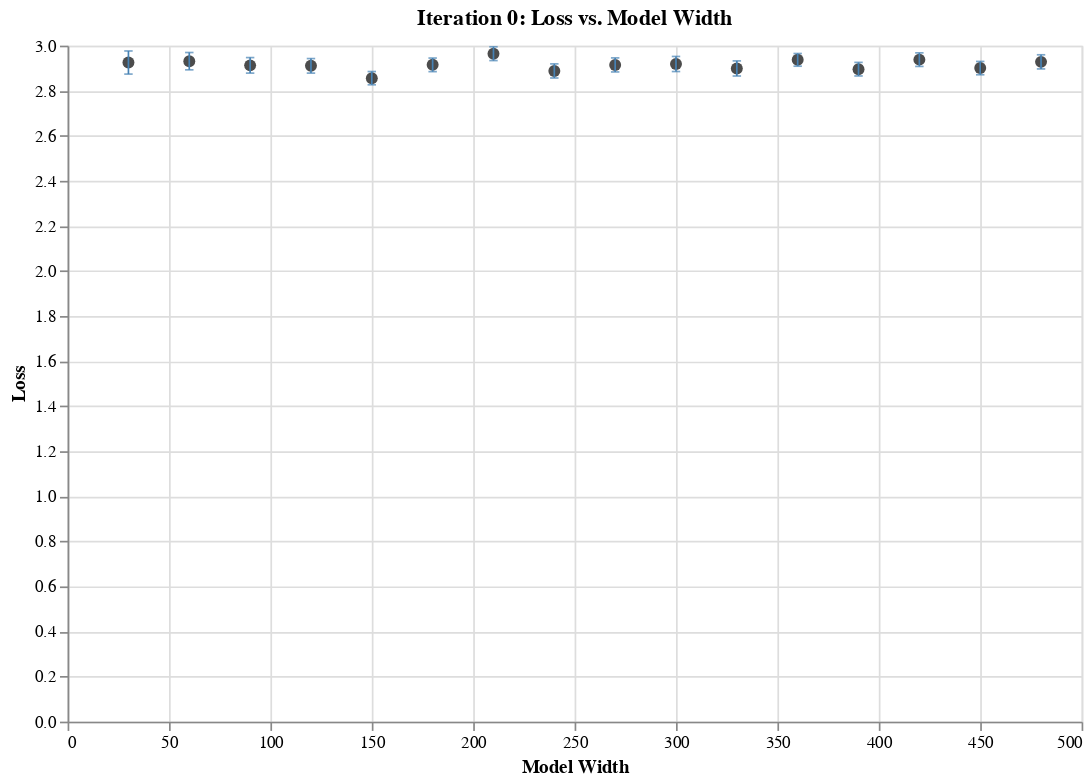
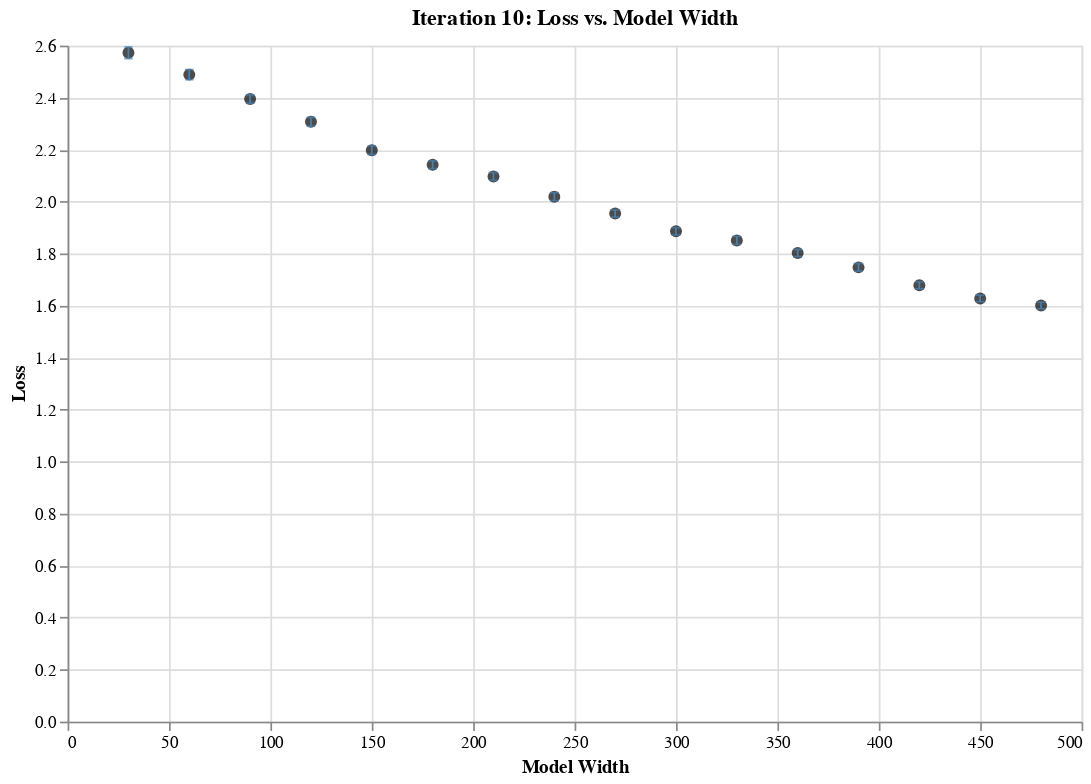
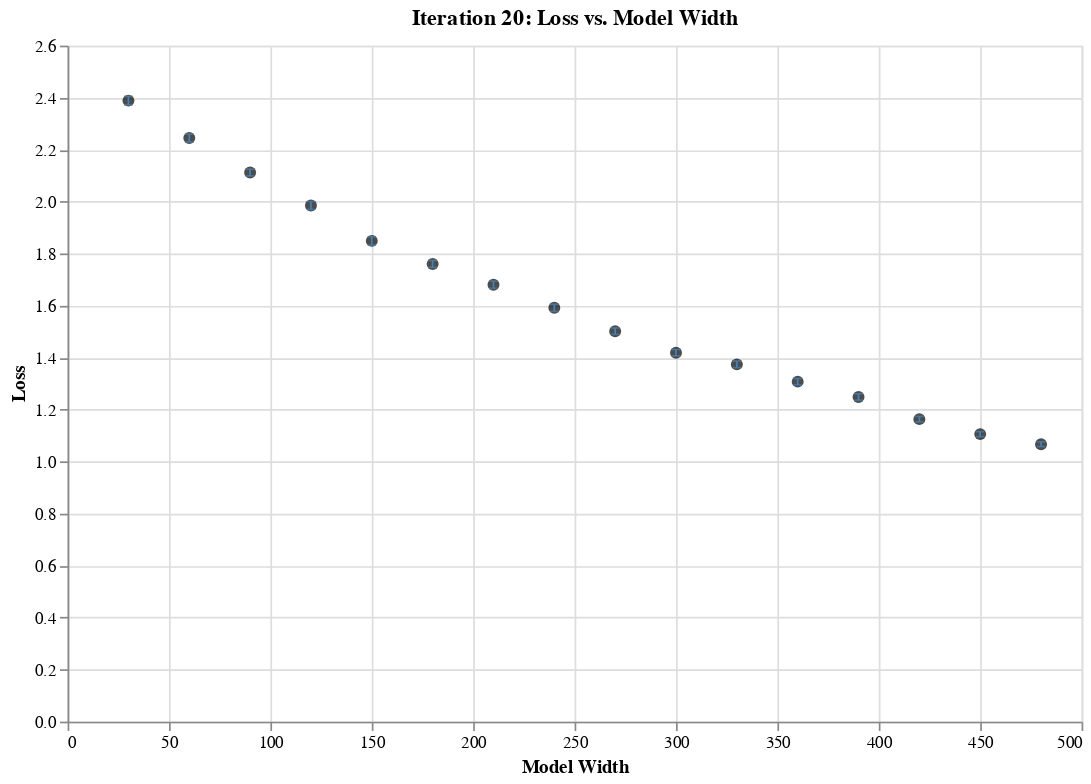
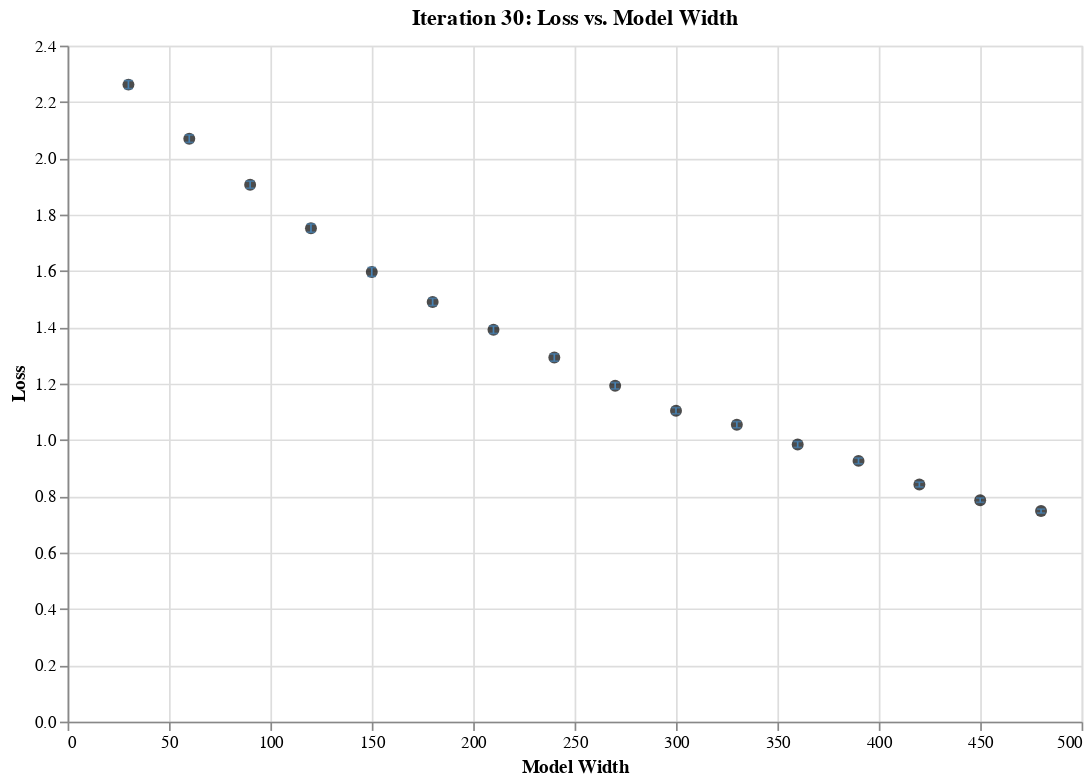

The notebook cell these images were saved under, in order:
### Code cell
plot(iterations_to_plot=range(0, 100, 10),
     metric_to_plot='loss',
     metric_label='Loss')

### Figure 1 — Vega-Lite specification as saved in the notebook (floating-point values rounded to 4 significant figures)
{"config": {"view": {"continuousWidth": 300, "continuousHeight": 300}}, "layer": [{"mark": {"type": "point", "color": "black", "filled": true, "size": 50}, "encoding": {"x": {"field": "width", "title": "Model Width", "type": "quantitative"}, "y": {"field": "loss", "type": "quantitative"}}, "title": "Iteration 0: Loss vs. Model Width"}, {"mark": {"type": "errorbar", "ticks": true}, "encoding": {"color": {"value": "#4682b4"}, "x": {"field": "width", "type": "quantitative"}, "y": {"field": "min", "title": "Loss", "type": "quantitative"}, "y2": {"field": "max"}}, "title": "Iteration 0: Loss vs. Model Width"}], "data": {"name": "data-9257aeda6ebd8e0cecee332bd2fd0716"}, "height": 400, "width": 600, "$schema": "https://vega.github.io/schema/vega-lite/v5.15.1.json", "datasets": {"data-9257aeda6ebd8e0cecee332bd2fd0716": [{"width": 30, "loss": 2.925, "min": 2.874, "max": 2.976}, {"width": 60, "loss": 2.931, "min": 2.893, "max": 2.969}, {"width": 90, "loss": 2.912, "min": 2.878, "max": 2.947}, {"width": 120, "loss": 2.91, "min": 2.878, "max": 2.943}, {"width": 150, "loss": 2.856, "min": 2.826, "max": 2.885}, {"width": 180, "loss": 2.915, "min": 2.885, "max": 2.945}, {"width": 210, "loss": 2.964, "min": 2.934, "max": 2.995}, {"width": 240, "loss": 2.888, "min": 2.856, "max": 2.919}, {"width": 270, "loss": 2.914, "min": 2.883, "max": 2.946}, {"width": 300, "loss": 2.919, "min": 2.885, "max": 2.952}, {"width": 330, "loss": 2.899, "min": 2.865, "max": 2.932}, {"width": 360, "loss": 2.937, "min": 2.909, "max": 2.965}, {"width": 390, "loss": 2.895, "min": 2.865, "max": 2.926}, {"width": 420, "loss": 2.938, "min": 2.908, "max": 2.968}, {"width": 450, "loss": 2.9, "min": 2.871, "max": 2.93}, {"width": 480, "loss": 2.928, "min": 2.897, "max": 2.959}]}}

### Figure 2 — Vega-Lite specification as saved in the notebook (floating-point values rounded to 4 significant figures)
{"config": {"view": {"continuousWidth": 300, "continuousHeight": 300}}, "layer": [{"mark": {"type": "point", "color": "black", "filled": true, "size": 50}, "encoding": {"x": {"field": "width", "title": "Model Width", "type": "quantitative"}, "y": {"field": "loss", "type": "quantitative"}}, "title": "Iteration 10: Loss vs. Model Width"}, {"mark": {"type": "errorbar", "ticks": true}, "encoding": {"color": {"value": "#4682b4"}, "x": {"field": "width", "type": "quantitative"}, "y": {"field": "min", "title": "Loss", "type": "quantitative"}, "y2": {"field": "max"}}, "title": "Iteration 10: Loss vs. Model Width"}], "data": {"name": "data-a29a9b606d0cd43014bb9dcec2567fb6"}, "height": 400, "width": 600, "$schema": "https://vega.github.io/schema/vega-lite/v5.15.1.json", "datasets": {"data-a29a9b606d0cd43014bb9dcec2567fb6": [{"width": 30, "loss": 2.572, "min": 2.55, "max": 2.595}, {"width": 60, "loss": 2.489, "min": 2.469, "max": 2.508}, {"width": 90, "loss": 2.395, "min": 2.378, "max": 2.411}, {"width": 120, "loss": 2.307, "min": 2.29, "max": 2.325}, {"width": 150, "loss": 2.198, "min": 2.181, "max": 2.215}, {"width": 180, "loss": 2.142, "min": 2.127, "max": 2.157}, {"width": 210, "loss": 2.097, "min": 2.082, "max": 2.112}, {"width": 240, "loss": 2.019, "min": 2.004, "max": 2.035}, {"width": 270, "loss": 1.954, "min": 1.94, "max": 1.968}, {"width": 300, "loss": 1.886, "min": 1.872, "max": 1.9}, {"width": 330, "loss": 1.851, "min": 1.836, "max": 1.866}, {"width": 360, "loss": 1.802, "min": 1.789, "max": 1.816}, {"width": 390, "loss": 1.747, "min": 1.732, "max": 1.762}, {"width": 420, "loss": 1.678, "min": 1.665, "max": 1.691}, {"width": 450, "loss": 1.628, "min": 1.615, "max": 1.64}, {"width": 480, "loss": 1.601, "min": 1.588, "max": 1.613}]}}

### Figure 3 — Vega-Lite specification as saved in the notebook (floating-point values rounded to 4 significant figures)
{"config": {"view": {"continuousWidth": 300, "continuousHeight": 300}}, "layer": [{"mark": {"type": "point", "color": "black", "filled": true, "size": 50}, "encoding": {"x": {"field": "width", "title": "Model Width", "type": "quantitative"}, "y": {"field": "loss", "type": "quantitative"}}, "title": "Iteration 20: Loss vs. Model Width"}, {"mark": {"type": "errorbar", "ticks": true}, "encoding": {"color": {"value": "#4682b4"}, "x": {"field": "width", "type": "quantitative"}, "y": {"field": "min", "title": "Loss", "type": "quantitative"}, "y2": {"field": "max"}}, "title": "Iteration 20: Loss vs. Model Width"}], "data": {"name": "data-8098a5f25def9fa66e2fea50b8e9ad65"}, "height": 400, "width": 600, "$schema": "https://vega.github.io/schema/vega-lite/v5.15.1.json", "datasets": {"data-8098a5f25def9fa66e2fea50b8e9ad65": [{"width": 30, "loss": 2.389, "min": 2.372, "max": 2.405}, {"width": 60, "loss": 2.245, "min": 2.23, "max": 2.259}, {"width": 90, "loss": 2.112, "min": 2.099, "max": 2.125}, {"width": 120, "loss": 1.985, "min": 1.97, "max": 2.0}, {"width": 150, "loss": 1.849, "min": 1.833, "max": 1.865}, {"width": 180, "loss": 1.76, "min": 1.747, "max": 1.774}, {"width": 210, "loss": 1.681, "min": 1.667, "max": 1.695}, {"width": 240, "loss": 1.592, "min": 1.578, "max": 1.605}, {"width": 270, "loss": 1.502, "min": 1.49, "max": 1.514}, {"width": 300, "loss": 1.419, "min": 1.407, "max": 1.431}, {"width": 330, "loss": 1.374, "min": 1.361, "max": 1.387}, {"width": 360, "loss": 1.308, "min": 1.296, "max": 1.32}, {"width": 390, "loss": 1.249, "min": 1.236, "max": 1.261}, {"width": 420, "loss": 1.163, "min": 1.153, "max": 1.174}, {"width": 450, "loss": 1.106, "min": 1.096, "max": 1.116}, {"width": 480, "loss": 1.067, "min": 1.058, "max": 1.076}]}}

### Figure 4 — Vega-Lite specification as saved in the notebook (floating-point values rounded to 4 significant figures)
{"config": {"view": {"continuousWidth": 300, "continuousHeight": 300}}, "layer": [{"mark": {"type": "point", "color": "black", "filled": true, "size": 50}, "encoding": {"x": {"field": "width", "title": "Model Width", "type": "quantitative"}, "y": {"field": "loss", "type": "quantitative"}}, "title": "Iteration 30: Loss vs. Model Width"}, {"mark": {"type": "errorbar", "ticks": true}, "encoding": {"color": {"value": "#4682b4"}, "x": {"field": "width", "type": "quantitative"}, "y": {"field": "min", "title": "Loss", "type": "quantitative"}, "y2": {"field": "max"}}, "title": "Iteration 30: Loss vs. Model Width"}], "data": {"name": "data-0ae60b4f5a7bcf8266d75058bac099d7"}, "height": 400, "width": 600, "$schema": "https://vega.github.io/schema/vega-lite/v5.15.1.json", "datasets": {"data-0ae60b4f5a7bcf8266d75058bac099d7": [{"width": 30, "loss": 2.262, "min": 2.247, "max": 2.276}, {"width": 60, "loss": 2.07, "min": 2.056, "max": 2.083}, {"width": 90, "loss": 1.906, "min": 1.894, "max": 1.919}, {"width": 120, "loss": 1.752, "min": 1.737, "max": 1.767}, {"width": 150, "loss": 1.597, "min": 1.581, "max": 1.612}, {"width": 180, "loss": 1.49, "min": 1.477, "max": 1.503}, {"width": 210, "loss": 1.391, "min": 1.378, "max": 1.404}, {"width": 240, "loss": 1.293, "min": 1.28, "max": 1.305}, {"width": 270, "loss": 1.192, "min": 1.181, "max": 1.204}, {"width": 300, "loss": 1.104, "min": 1.093, "max": 1.115}, {"width": 330, "loss": 1.054, "min": 1.043, "max": 1.065}, {"width": 360, "loss": 0.984, "min": 0.9735, "max": 0.9946}, {"width": 390, "loss": 0.9257, "min": 0.9155, "max": 0.9359}, {"width": 420, "loss": 0.8417, "min": 0.833, "max": 0.8504}, {"width": 450, "loss": 0.7862, "min": 0.7786, "max": 0.7939}, {"width": 480, "loss": 0.7475, "min": 0.7404, "max": 0.7546}]}}
